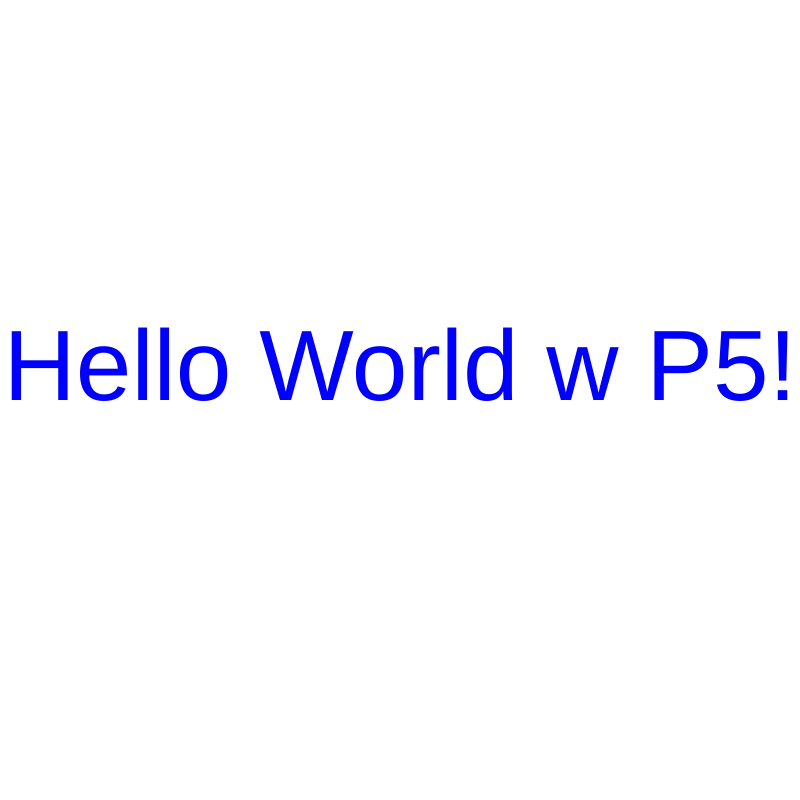
Frame 1 (no input)
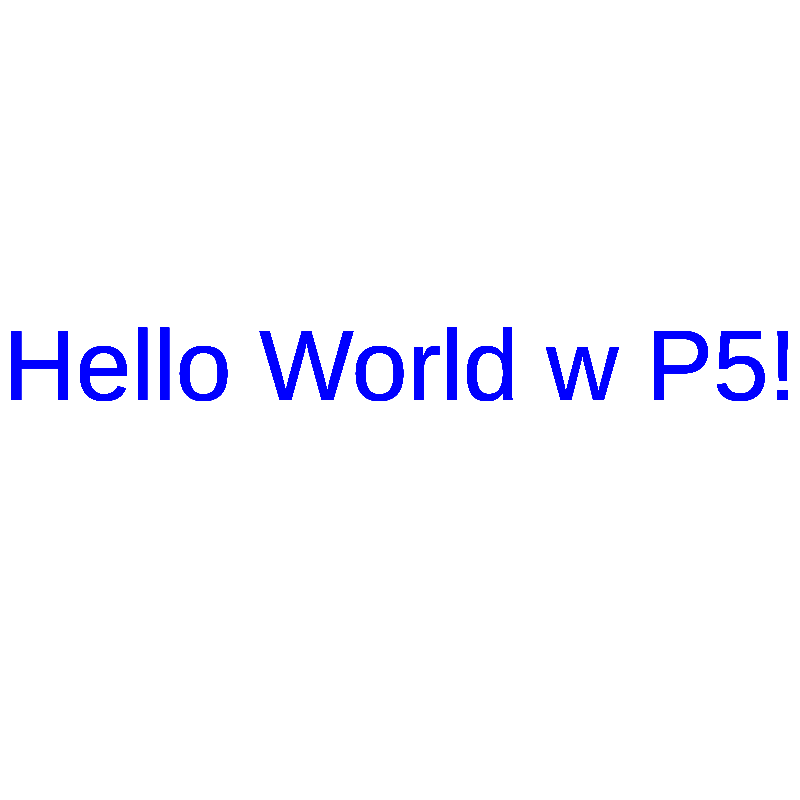
Frame 60 (no input)
Frame 120 (the mouse pressed at the canvas centre since frame 60): identical to frame 60, image omitted

The p5.js sketch that drew these frames (run headless with seeded random() and noise() and a simulated clock; from frame 60 on, the mouse is pressed at the canvas centre):

// p5.js sketch
// ── sketch.js

// Setup code goes here
function setup() {
  createCanvas(800, 800);
  textSize(100);
  textAlign(CENTER);
 }


// Draw code goes here
function draw() {
  noStroke();
  fill('blue');
  text("Hello World w P5!", width/2, height/2);
  

}

// display effect 
function mousePressed() {
  clear();
}
